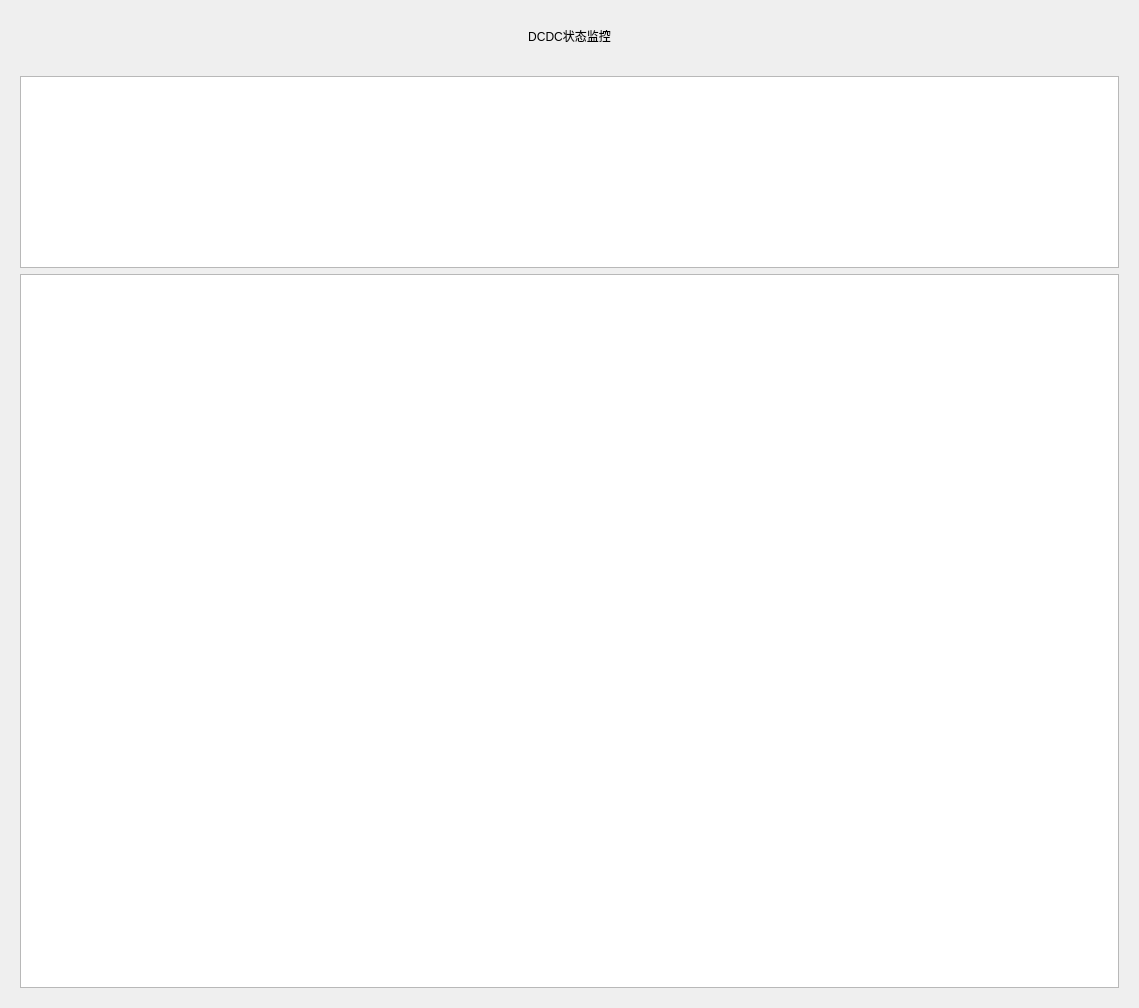
<?xml version="1.0" encoding="UTF-8"?>
<ui version="4.0">
 <class>Form</class>
 <widget class="QWidget" name="Form">
  <property name="geometry">
   <rect>
    <x>0</x>
    <y>0</y>
    <width>1139</width>
    <height>1008</height>
   </rect>
  </property>
  <property name="windowTitle">
   <string>Form</string>
  </property>
  <layout class="QGridLayout" name="gridLayout_2">
   <item row="0" column="0">
    <widget class="SubtitleLabel" name="SubtitleLabel">
     <property name="sizePolicy">
      <sizepolicy hsizetype="Preferred" vsizetype="Fixed">
       <horstretch>0</horstretch>
       <verstretch>0</verstretch>
      </sizepolicy>
     </property>
     <property name="minimumSize">
      <size>
       <width>0</width>
       <height>50</height>
      </size>
     </property>
     <property name="maximumSize">
      <size>
       <width>16777215</width>
       <height>50</height>
      </size>
     </property>
     <property name="text">
      <string>DCDC状态监控</string>
     </property>
     <property name="alignment">
      <set>Qt::AlignCenter</set>
     </property>
    </widget>
   </item>
   <item row="1" column="0">
    <widget class="CardWidget" name="CardWidget">
     <property name="sizePolicy">
      <sizepolicy hsizetype="Expanding" vsizetype="Preferred">
       <horstretch>0</horstretch>
       <verstretch>0</verstretch>
      </sizepolicy>
     </property>
     <layout class="QGridLayout" name="gridLayout">
      <item row="1" column="1">
       <widget class="TableWidget" name="table_dcdc_param">
        <property name="sizePolicy">
         <sizepolicy hsizetype="Expanding" vsizetype="Preferred">
          <horstretch>0</horstretch>
          <verstretch>0</verstretch>
         </sizepolicy>
        </property>
        <property name="minimumSize">
         <size>
          <width>440</width>
          <height>0</height>
         </size>
        </property>
        <property name="font">
         <font>
          <pointsize>12</pointsize>
         </font>
        </property>
        <property name="selectRightClickedRow">
         <bool>true</bool>
        </property>
       </widget>
      </item>
      <item row="2" column="1">
       <widget class="TableWidget" name="table_dcdc_fault">
        <property name="font">
         <font>
          <pointsize>12</pointsize>
         </font>
        </property>
        <property name="selectRightClickedRow">
         <bool>true</bool>
        </property>
       </widget>
      </item>
     </layout>
    </widget>
   </item>
  </layout>
 </widget>
 <customwidgets>
  <customwidget>
   <class>CardWidget</class>
   <extends>QFrame</extends>
   <header>qfluentwidgets</header>
   <container>1</container>
  </customwidget>
  <customwidget>
   <class>SubtitleLabel</class>
   <extends>QLabel</extends>
   <header>qfluentwidgets</header>
  </customwidget>
  <customwidget>
   <class>TableWidget</class>
   <extends>QTableWidget</extends>
   <header>qfluentwidgets</header>
  </customwidget>
 </customwidgets>
 <resources/>
 <connections/>
</ui>
